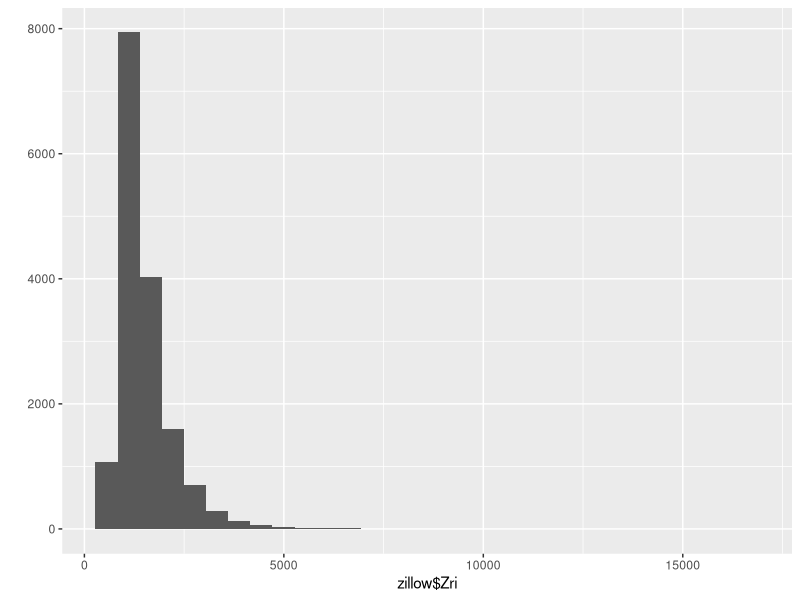
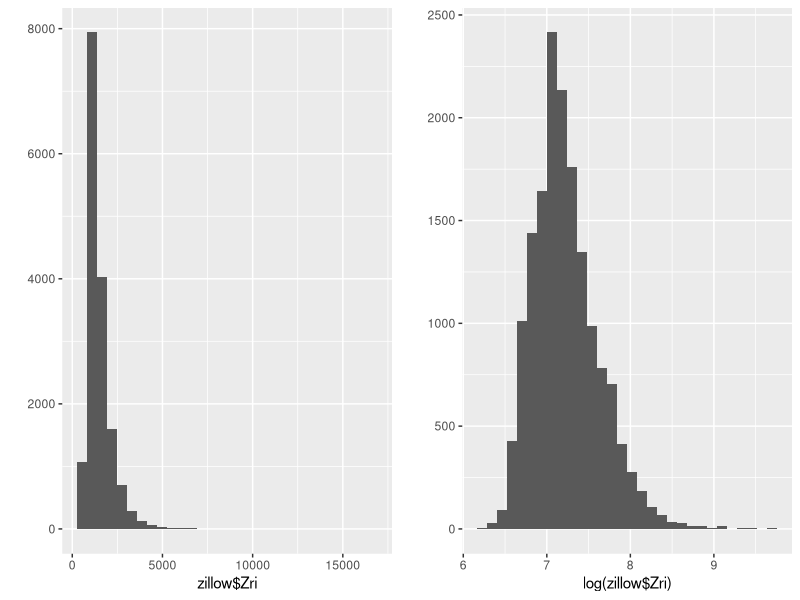
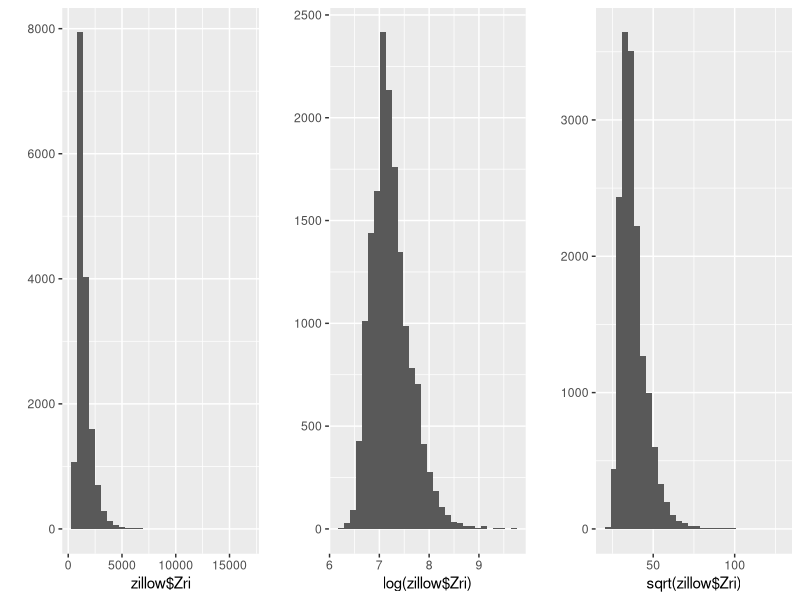
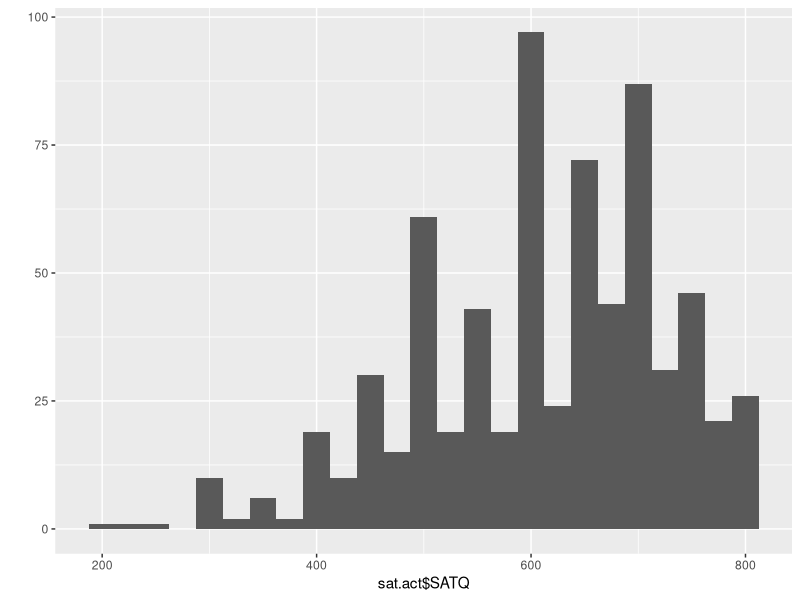
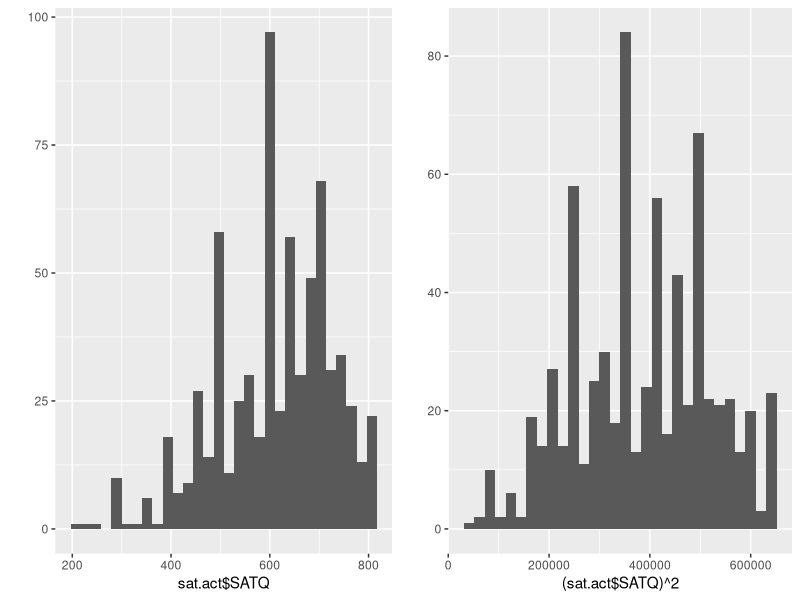

Write R code to recreate these figures, in order.
## ---- chunk 1
library(ggplot2)
library(gridExtra)
library(psych)
## ---- chunk 2
zillow <- read.csv("data/zillow.csv")
View(zillow)
## ---- chunk 3
data(sat.act)
?sat.act
## ---- chunk 4
qplot(zillow$Zri)
## ---- chunk 5
log(500)   # logarithm of $500 is 6.2
log(1500)  # $1500 is 7.3
log(15000) # $15000 is 9.6
## ---- chunk 6
p1 <- qplot(zillow$Zri)
p2 <- qplot(log(zillow$Zri))
grid.arrange(p1, p2, ncol = 2)
## ---- chunk 7
# Create a new column and store transformed values in this column.
zillow$logZri <- log(zillow$Zri)
head(zillow[, c("logZri", "Zri")])
## ---- chunk 8
log(0)
log(-5)
## ---- chunk 9
p3 <- qplot(sqrt(zillow$Zri))
grid.arrange(p1, p2, p3, ncol = 3)
## ---- chunk 10
sqrt(0)
sqrt(-5)
## ---- chunk 11
qplot(sat.act$SATQ, binwidth = 25)
## ---- chunk 12
p1 <- qplot(sat.act$SATQ)
p2 <- qplot((sat.act$SATQ)^2)
options(scipen = 99)
grid.arrange(p1, p2, ncol = 2)
## ---- chunk 13
zillow$stdZri <- scale(zillow$Zri)
# Let us verify that the data is indeed standardized
mean(zillow$stdZri) # Looks good
sd(zillow$stdZri) # Looks good
# Let us see how the results look compared to non transformed values.
head(zillow[, c("Zri", "stdZri")])
## ---- chunk 14
zillow[zillow$Zri > 15000, ]
## ---- chunk 15
zillow$sqrtZri <- sqrt(zillow$Zri)
## ---- chunk 16
sat.act$SATV2 <- (sat.act$SATV)^2
